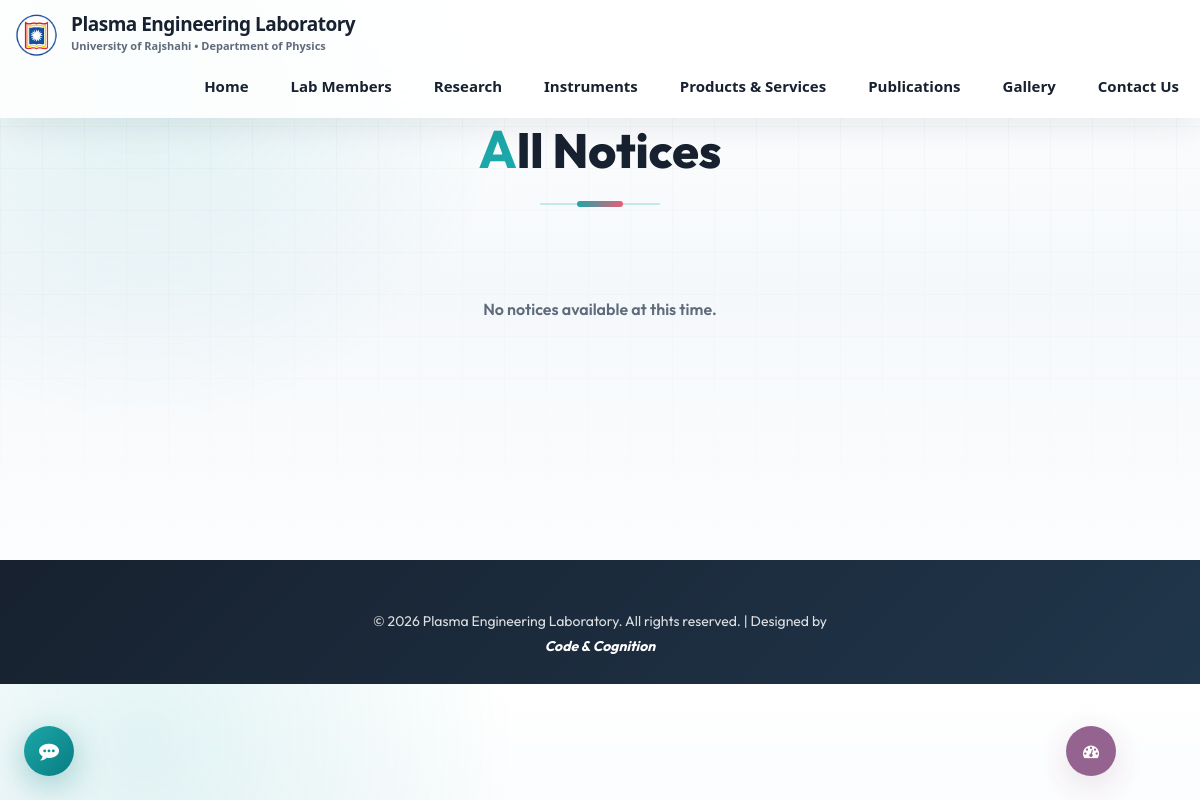
/all_notices.php, run on the app's committed database.
### tables this page shows
CREATE TABLE IF NOT EXISTS `website` (
  `id`           int(11)      NOT NULL AUTO_INCREMENT,
  `sitename`     varchar(255) NOT NULL DEFAULT '',
  `short_name`   varchar(255) NOT NULL DEFAULT '',
  `siteemail`    varchar(255) NOT NULL DEFAULT '',
  `sitepassword` varchar(255) NOT NULL DEFAULT '',
  `department`   varchar(255) NOT NULL DEFAULT '',
  `university`   varchar(255) NOT NULL DEFAULT '',
  `founder`      varchar(255) NOT NULL DEFAULT '',
  PRIMARY KEY (`id`)
);

### Database/config.php (called while the page is built, shortened)
<?php
$db_host = getenv('PLASMA_DB_HOST') ?: 'localhost';
$db_name = getenv('PLASMA_DB_NAME') ?: 'plasma_lab_ru';
$db_user = getenv('PLASMA_DB_USER') ?: 'plasma_user';
$db_pass = getenv('PLASMA_DB_PASS') ?: 'plasma*&User24';
$db = @mysqli_connect($db_host, $db_user, $db_pass, $db_name);
mysqli_set_charset($db, 'utf8mb4');
$site_info = "SELECT * FROM website WHERE id = '1'";
$site_result = mysqli_query($db, $site_info);
$site_row = mysqli_fetch_array($site_result);
?>

### db_connect.php (called while the page is built)
<?php include('Database/config.php'); ?>

### menu.php (the view, shortened to what this page needs)
<header class="navbar navbar-default navbar-trans navbar-fixed-top">
	<div class="container-fluid">
		<div class="navbar-header">
			<a class="navbar-brand" href="index.php">
				<div class="logo-container">
					<img src="images/ru_logo.png" alt="RU Logo" class="brand-logo">
					<div class="brand-text">
						<span class="brand-title">Plasma Engineering Laboratory</span>
						<span class="brand-sub"><?php echo (isset($site_row) && $site_row) ? htmlspecialchars($site_row['university']) : ''; ?> • <?php echo (isset($site_row) && $site_row) ? htmlspecialchars($site_row['department']) : ''; ?></span>
					</div>
				</div>
			</a>
		</div>
		<div class="collapse navbar-collapse" id="bs-example-navbar-collapse-1">
			<ul class="nav navbar-nav navbar-right">
				<li>
					<a href="index.php">Home</a>
				</li>
				<li>
					<a href="about.php">Lab Members</a>
				</li>
				<li>
					<a href="research.php">Research</a>
				</li>
				<li>
					<a href="instruments.php">Instruments</a>
				</li>
				<li>
					<a href="products_services.php">Products & Services</a>
				</li>
				<li>
					<a href="publication.php">Publications</a>
				</li>
				<li>
					<a href="gallary.php">Gallery</a>
				</li>
				<li>
					<a href="#" onclick="document.getElementById('contact-dialog').showModal(); return false;">Contact Us</a>
				</li>
			</ul>
		</div>
	</div>
</header>

### css/style.css (style rules this page uses)
html, body { margin: 0; font-size: 100%; font-family: 'Outfit', sans-serif; padding: 0 !important; }
:root { --lab-ink: #17212f; --lab-muted: #5f6b7a; --lab-soft: #f5f8fb; --lab-card: rgba(255, 255, 255, 0.92); --lab-line: rgba(23, 33, 47, 0.1); --lab-teal: #1ca7a8; --lab-teal-dark: #087d82; --lab-plum: #7b3d73; --lab-coral: #e85d75; --lab-shadow: 0 18px 45px rgba(23, 33, 47, 0.12); }
html { scroll-behavior: smooth; }
body { background: radial-gradient(circle at 12% 8%, rgba(28, 167, 168, 0.12), transparent 30%), linear-gradient(180deg, #ffffff 0%, #f5f8fb 42%, #ffffff 100%); color: var(--lab-ink); font-family: 'Outfit', sans-serif; line-height: 1.7; overflow-x: hidden; }
body:before { content: ""; position: fixed; inset: 0; z-index: -1; pointer-events: none; background-image: linear-gradient(rgba(23, 33, 47, 0.035) 1px, transparent 1px), linear-gradient(90deg, rgba(23, 33, 47, 0.035) 1px, transparent 1px); background-size: 42px 42px; mask-image: linear-gradient(to bottom, rgba(0, 0, 0, 0.85), transparent 72%); }
a { color: var(--lab-teal-dark); transition: color 0.2s ease, background 0.2s ease, border-color 0.2s ease, transform 0.2s ease; }
.navbar-trans { background: rgba(255, 255, 255, 0.86); backdrop-filter: blur(18px); border: 0; box-shadow: 0 10px 30px rgba(23, 33, 47, 0.08); font-family: "Segoe UI", Roboto, Helvetica, Arial, sans-serif; padding: 8px 0; }
.navbar-brand { display: flex !important; align-items: center; padding: 5px 15px !important; height: auto !important; }
.logo-container { display: flex; align-items: center; gap: 12px; }
.brand-logo { width: 44px; height: 44px; object-fit: contain; }
.brand-text { display: flex; flex-direction: column; text-align: left; }
.brand-title { font-size: 19px; font-weight: 800; color: var(--lab-ink); line-height: 1.15; letter-spacing: -0.5px; }
.brand-sub { font-size: 11px; font-weight: 600; color: var(--lab-muted); }
.navbar-default .navbar-nav > li > a { border-radius: 999px; color: var(--lab-ink) !important; font-size: 15px; font-weight: 700; margin: 4px 3px; padding: 10px 18px; transition: background 0.2s ease, color 0.2s ease, transform 0.2s ease; }

### css/gallary.css (style rules this page uses)
a { text-decoration: none; }
img { max-width: 100%; }

### data on the page
website: university "University of Rajshahi", department "Department of Physics"
